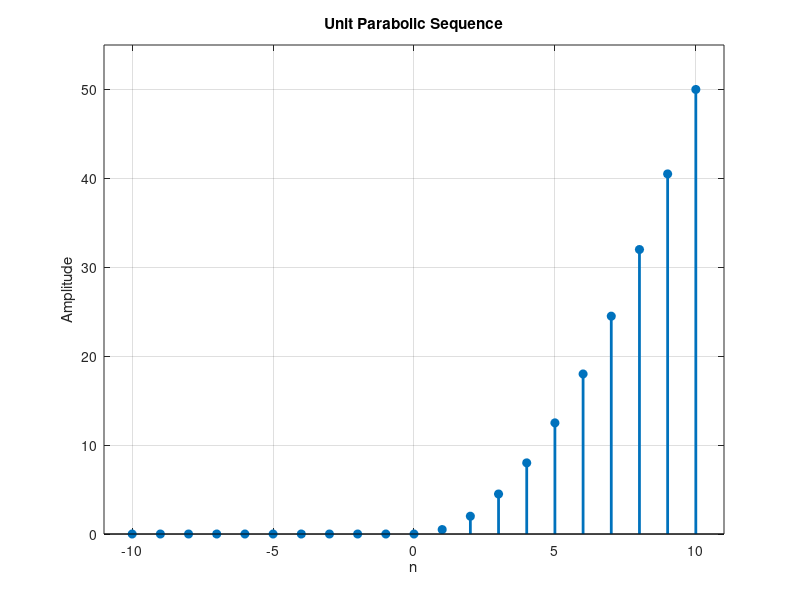

This chart was generated by the following MATLAB code:
% Define the range of n
n = -10:10;

% Generate the unit step sequence
% (n >= 0) returns a logical array of 1s and 0s
u = ((n.^2)/2).*(n >= 0);

% Plotting the sequence
stem(n, u,'filled','LineWidth',2 );
title('Unit Parabolic Sequence');
xlabel('n');
ylabel('Amplitude');
grid on;
axis([-11 11 0 max(u)+5]); % better axis
